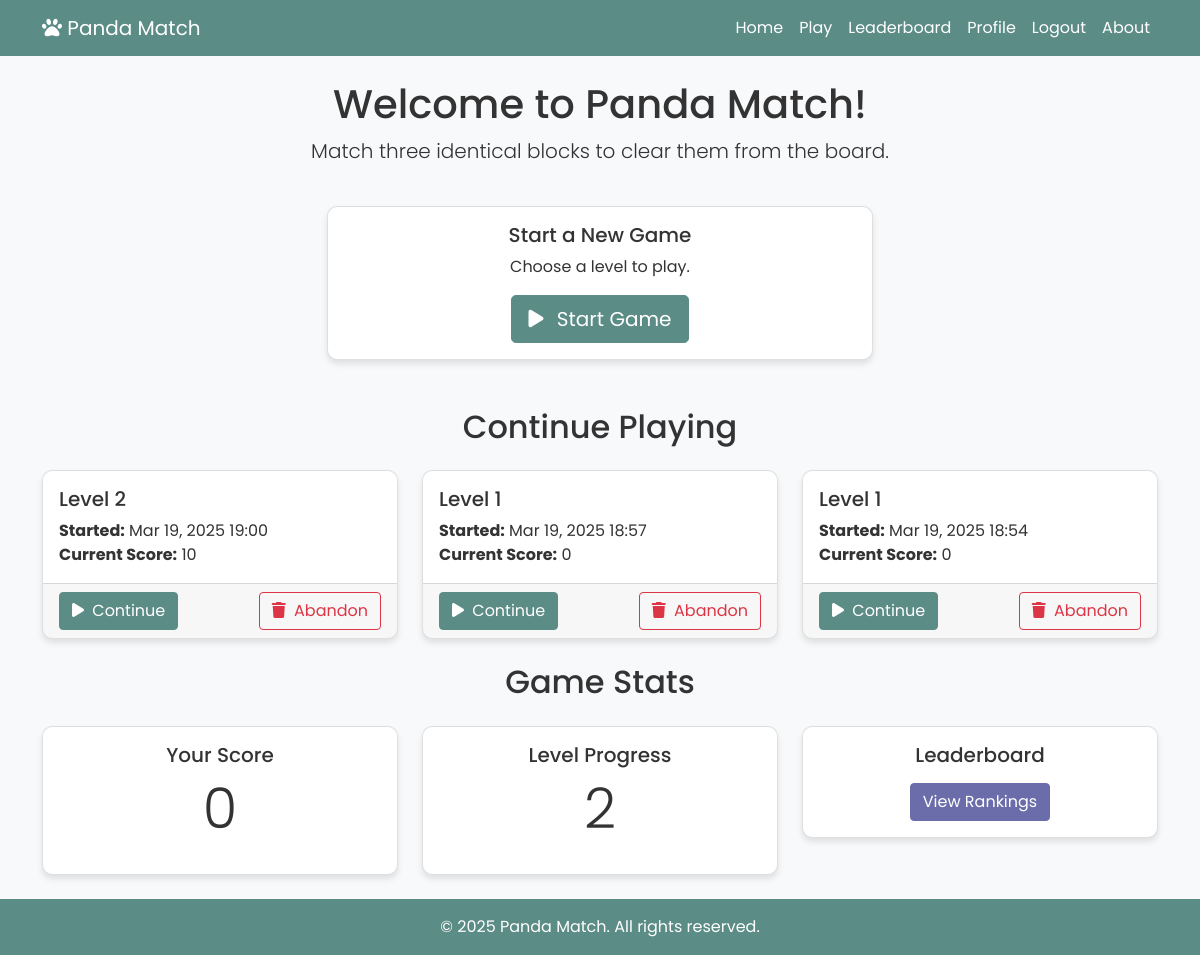
Page /game/ (signed in) on the earlier database version.
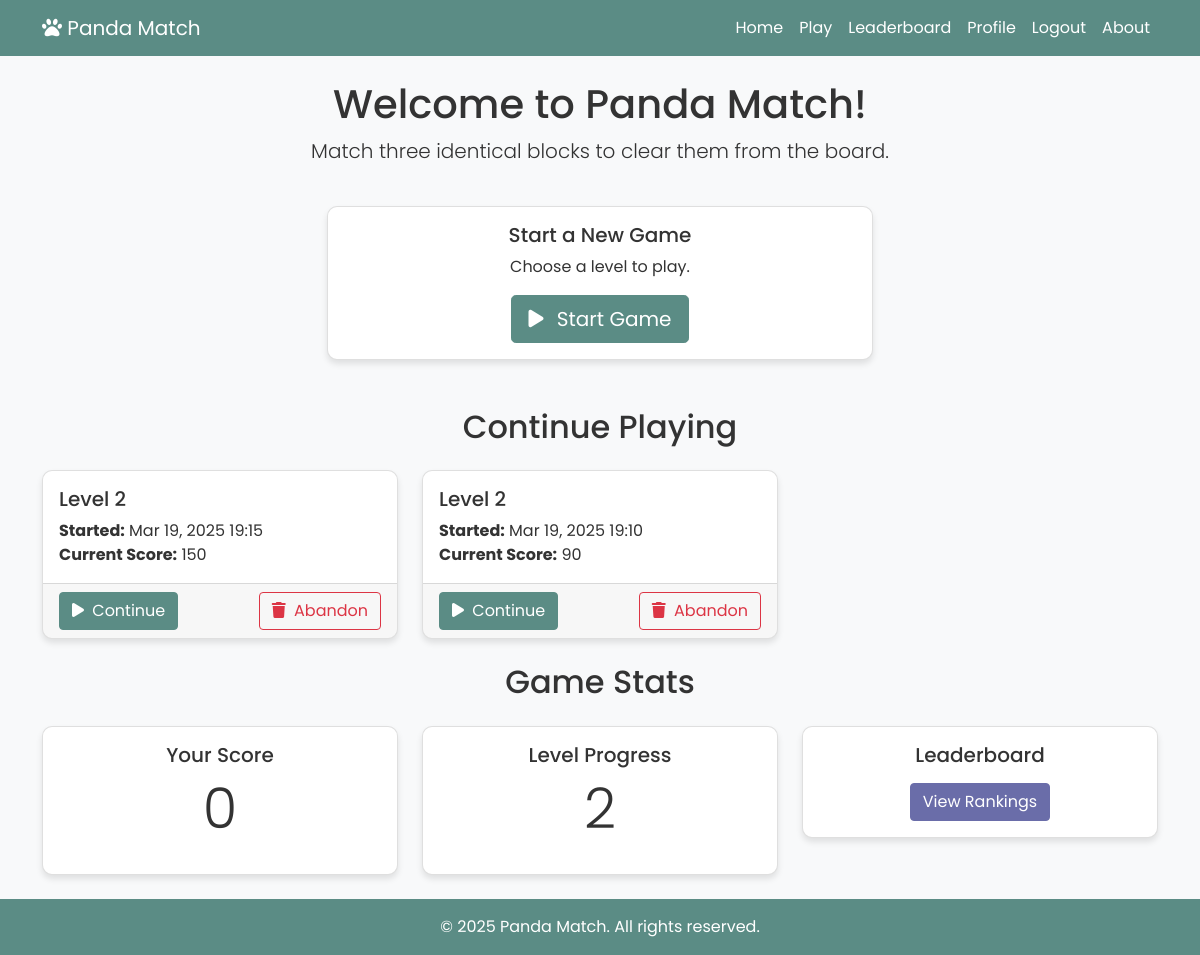
Same page on the later database version.
### game/models.py (models this page shows, shortened)
class GameSession(models.Model):
    STATUS_CHOICES = [
        ('active', 'Active'),
        ('completed', 'Completed'),
        ('abandoned', 'Abandoned'),
    ]
    session_id = models.AutoField(primary_key=True)
    player = models.ForeignKey(Player, on_delete=models.CASCADE)
    level = models.ForeignKey(Level, on_delete=models.CASCADE)
    start_time = models.DateTimeField(auto_now_add=True)
    end_time = models.DateTimeField(null=True, blank=True)
    status = models.CharField(max_length=10, choices=STATUS_CHOICES, default='active')
    score = models.IntegerField(default=0)
    buffer = models.JSONField(default=list)  # 使用JSONField存储缓冲区数据
    removed_tiles = models.JSONField(default=list)  # 使用JSONField存储移出的方块数据

class Level(models.Model):
    level_id = models.AutoField(primary_key=True)
    difficulty = models.IntegerField(default=1)
    tile_layout = models.JSONField(default=list)  # Stores the initial board layout as JSON

### accounts/models.py (models this page shows, shortened)
class Player(models.Model):
    user = models.OneToOneField(User, on_delete=models.CASCADE, related_name='player')
    score = models.IntegerField(default=0)
    level_progress = models.IntegerField(default=1)

### game/views.py (the view)
# urls.py: path('', views.game_home, name='game_home'),
@login_required
def game_home(request):
    player = request.user.player
    levels = Level.objects.all()
    active_sessions = GameSession.objects.filter(
        player=player,
        status='active'
    ).order_by('-start_time')
    context = {
        'player': player,
        'levels': levels,
        'active_sessions': active_sessions
    }
    return render(request, 'game/home.html', context)

### templates/game/home.html (shortened to what this page needs)
{% extends 'base.html' %}
{% block content %}
<div class="row mb-4">
    <div class="col-12 text-center">
        <h1>Welcome to Panda Match!</h1>
        <p class="lead">Match three identical blocks to clear them from the board.</p>
    </div>
</div>
<div class="row mb-5">
    <div class="col-md-6 mx-auto">
        <div class="card text-center">
            <div class="card-body">
                <h5 class="card-title">Start a New Game</h5>
                <p class="card-text">Choose a level to play.</p>
                <a href="{% url 'level_select' %}" class="btn btn-primary btn-lg">
                    <i class="fas fa-play me-2"></i> Start Game
                </a>
            </div>
        </div>
    </div>
</div>
{% if active_sessions %}
<div class="row mb-4">
    <div class="col-12">
        <h2 class="text-center mb-4">Continue Playing</h2>
        <div class="row row-cols-1 row-cols-md-2 row-cols-lg-3 g-4">
            {% for session in active_sessions %}
            <div class="col">
                <div class="card h-100">
                    <div class="card-body">
                        <h5 class="card-title">Level {{ session.level.level_id }}</h5>
                        <p class="card-text">
                            <strong>Started:</strong> {{ session.start_time|date:"M d, Y H:i" }}<br>
                            <strong>Current Score:</strong> {{ session.score }}
                        </p>
                    </div>
                    <div class="card-footer d-flex justify-content-between">
                        <a href="{% url 'play_game' session.session_id %}" class="btn btn-primary">
                            <i class="fas fa-play me-1"></i> Continue
                        </a>
                        <a href="{% url 'abandon_game' session.session_id %}" class="btn btn-outline-danger">
                            <i class="fas fa-trash me-1"></i> Abandon
                        </a>
                    </div>
                </div>
            </div>
            {% endfor %}
        </div>
    </div>
</div>
{% endif %}
<div class="row">
    <div class="col-12 text-center">
        <h2 class="mb-4">Game Stats</h2>
        <div class="row g-4">
            <div class="col-md-4">
                <div class="card">
                    <div class="card-body text-center">
                        <h5 class="card-title">Your Score</h5>
                        <p class="display-4">{{ player.score }}</p>
                    </div>
                </div>
            </div>
            <div class="col-md-4">
                <div class="card">
                    <div class="card-body text-center">
                        <h5 class="card-title">Level Progress</h5>
                        <p class="display-4">{{ player.level_progress }}</p>
                    </div>
                </div>
            </div>
            <div class="col-md-4">
                <div class="card">
                    <div class="card-body text-center">
                        <h5 class="card-title">Leaderboard</h5>
                        <a href="{% url 'leaderboard_home' %}" class="btn btn-secondary mt-2">View Rankings</a>
                    </div>
                </div>
            </div>
        </div>
    </div>
</div>
{% endblock %}

### templates/base.html (shortened to what this page needs)
<!DOCTYPE html>
<html lang="en">
<head>
    <link href="https://cdn.jsdelivr.net/npm/bootstrap@5.1.3/dist/css/bootstrap.min.css" rel="stylesheet">
    <link rel="stylesheet" href="https://cdnjs.cloudflare.com/ajax/libs/font-awesome/6.0.0-beta3/css/all.min.css">
</head>
<body>
    <nav class="navbar navbar-expand-lg navbar-dark">
        <div class="container">
            <a class="navbar-brand" href="{% url 'home' %}">
                <i class="fas fa-paw"></i> Panda Match
            </a>
            <div class="collapse navbar-collapse" id="navbarNav">
                <ul class="navbar-nav ms-auto">
                    <li class="nav-item">
                        <a class="nav-link" href="{% url 'home' %}">Home</a>
                    </li>
                    {% if user.is_authenticated %}
                    <li class="nav-item">
                        <a class="nav-link" href="{% url 'game_home' %}">Play</a>
                    </li>
                    <li class="nav-item">
                        <a class="nav-link" href="{% url 'leaderboard_home' %}">Leaderboard</a>
                    </li>
                    <li class="nav-item">
                        <a class="nav-link" href="{% url 'profile' %}">Profile</a>
                    </li>
                    <li class="nav-item">
                        <a class="nav-link" href="{% url 'logout' %}">Logout</a>
                    </li>
                    {% endif %}
                    <li class="nav-item">
                        <a class="nav-link" href="{% url 'about' %}">About</a>
                    </li>
                </ul>
            </div>
        </div>
    </nav>
    <main class="flex-grow-1 py-4">
        <div class="container">
            {% block content %}{% endblock %}
        </div>
    </main>
    <footer class="footer text-center">
        <div class="container">
            <p class="mb-0">&copy; {% now "Y" %} Panda Match. All rights reserved.</p>
        </div>
    </footer>
</body>
</html>

### templates/base.html (style rules this page uses)
:root { --primary-color: #5b8c85; --secondary-color: #6a6da9; --background-color: #f8f9fa; --text-color: #333; --light-color: #fff; --border-radius: 10px; }
body { font-family: 'Poppins', sans-serif; background-color: var(--background-color); color: var(--text-color); min-height: 100vh; display: flex; flex-direction: column; }
.navbar { background-color: var(--primary-color); }
.navbar-brand, .nav-link { color: var(--light-color) !important; }
.btn-primary { background-color: var(--primary-color); border-color: var(--primary-color); }
.btn-secondary { background-color: var(--secondary-color); border-color: var(--secondary-color); }
.card { border-radius: var(--border-radius); overflow: hidden; box-shadow: 0 4px 6px rgba(0, 0, 0, 0.1); }
.footer { margin-top: auto; background-color: var(--primary-color); color: var(--light-color); padding: 1rem 0; }

Differences in the rows shown:
no longer on this page (row edited): GameSession: level.level_id "1", start_time "Mar 19, 2025 18:54", score "0"
changed GameSession: start_time "Mar 19, 2025 19:00" → "Mar 19, 2025 19:15"; score "10" → "150"
changed GameSession: level.level_id "1" → "2"; start_time "Mar 19, 2025 18:57" → "Mar 19, 2025 19:10"; score "0" → "90"
